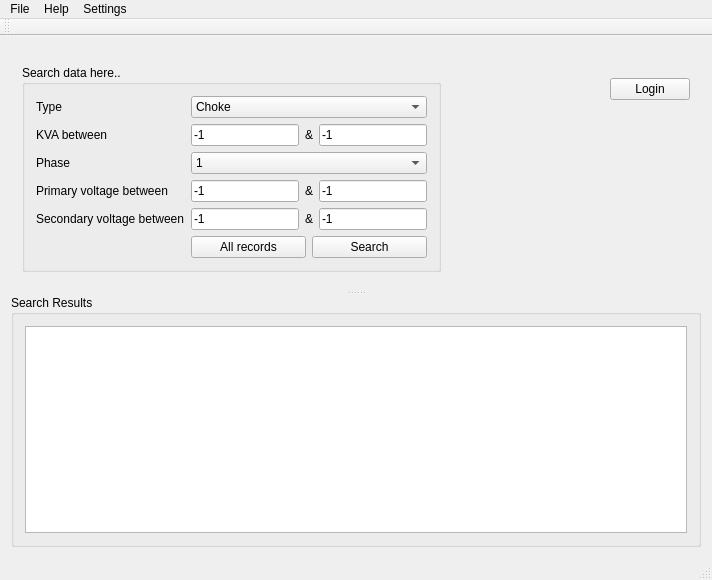
<?xml version="1.0" encoding="UTF-8"?>
<ui version="4.0">
 <class>MainWindow</class>
 <widget class="QMainWindow" name="MainWindow">
  <property name="geometry">
   <rect>
    <x>0</x>
    <y>0</y>
    <width>712</width>
    <height>580</height>
   </rect>
  </property>
  <property name="windowTitle">
   <string>Data Searcher</string>
  </property>
  <property name="windowIcon">
   <iconset resource="resources/icons.qrc">
    <normaloff>:/icons/icons/DataSearchicon.ico</normaloff>:/icons/icons/DataSearchicon.ico</iconset>
  </property>
  <widget class="QWidget" name="centralWidget">
   <layout class="QGridLayout" name="gridLayout_4">
    <item row="0" column="0">
     <widget class="QSplitter" name="splitter">
      <property name="orientation">
       <enum>Qt::Vertical</enum>
      </property>
      <widget class="QWidget" name="layoutWidget">
       <layout class="QGridLayout" name="gridLayout_2">
        <item row="0" column="0" rowspan="2">
         <widget class="QGroupBox" name="groupSearch">
          <property name="sizePolicy">
           <sizepolicy hsizetype="Fixed" vsizetype="Fixed">
            <horstretch>0</horstretch>
            <verstretch>0</verstretch>
           </sizepolicy>
          </property>
          <property name="title">
           <string>Search data here..</string>
          </property>
          <layout class="QGridLayout" name="gridLayout">
           <item row="2" column="0">
            <widget class="QLabel" name="label_3">
             <property name="text">
              <string>Phase</string>
             </property>
            </widget>
           </item>
           <item row="4" column="2" colspan="2">
            <layout class="QHBoxLayout" name="horizontalLayout_3">
             <item>
              <widget class="QLineEdit" name="edit_lSecV">
               <property name="text">
                <string>-1</string>
               </property>
              </widget>
             </item>
             <item>
              <widget class="QLabel" name="label_8">
               <property name="text">
                <string>&amp;</string>
               </property>
              </widget>
             </item>
             <item>
              <widget class="QLineEdit" name="edit_hSecV">
               <property name="text">
                <string>-1</string>
               </property>
              </widget>
             </item>
            </layout>
           </item>
           <item row="3" column="0">
            <widget class="QLabel" name="label_4">
             <property name="text">
              <string>Primary voltage between</string>
             </property>
            </widget>
           </item>
           <item row="0" column="0">
            <widget class="QLabel" name="label">
             <property name="text">
              <string>Type</string>
             </property>
            </widget>
           </item>
           <item row="3" column="2" colspan="2">
            <layout class="QHBoxLayout" name="horizontalLayout_2">
             <item>
              <widget class="QLineEdit" name="edit_lPrimV">
               <property name="text">
                <string>-1</string>
               </property>
              </widget>
             </item>
             <item>
              <widget class="QLabel" name="label_7">
               <property name="text">
                <string>&amp;</string>
               </property>
              </widget>
             </item>
             <item>
              <widget class="QLineEdit" name="edit_hPrimV">
               <property name="text">
                <string>-1</string>
               </property>
              </widget>
             </item>
            </layout>
           </item>
           <item row="4" column="0" colspan="2">
            <widget class="QLabel" name="label_5">
             <property name="text">
              <string>Secondary voltage between</string>
             </property>
            </widget>
           </item>
           <item row="6" column="3">
            <widget class="QPushButton" name="btnSearch">
             <property name="text">
              <string>Search</string>
             </property>
            </widget>
           </item>
           <item row="0" column="2" colspan="2">
            <widget class="QComboBox" name="combo_type">
             <item>
              <property name="text">
               <string>Choke</string>
              </property>
             </item>
             <item>
              <property name="text">
               <string>Transformer</string>
              </property>
             </item>
             <item>
              <property name="text">
               <string>Inductor</string>
              </property>
             </item>
            </widget>
           </item>
           <item row="1" column="2" colspan="2">
            <layout class="QHBoxLayout" name="horizontalLayout">
             <item>
              <widget class="QLineEdit" name="edit_lKVA">
               <property name="text">
                <string>-1</string>
               </property>
              </widget>
             </item>
             <item>
              <widget class="QLabel" name="label_6">
               <property name="text">
                <string>&amp;</string>
               </property>
              </widget>
             </item>
             <item>
              <widget class="QLineEdit" name="edit_hKVA">
               <property name="text">
                <string>-1</string>
               </property>
              </widget>
             </item>
            </layout>
           </item>
           <item row="1" column="0">
            <widget class="QLabel" name="label_2">
             <property name="text">
              <string>KVA between</string>
             </property>
            </widget>
           </item>
           <item row="2" column="2" colspan="2">
            <widget class="QComboBox" name="combo_phase">
             <item>
              <property name="text">
               <string>1</string>
              </property>
             </item>
             <item>
              <property name="text">
               <string>3</string>
              </property>
             </item>
            </widget>
           </item>
           <item row="6" column="2">
            <widget class="QPushButton" name="btnAllRecords">
             <property name="text">
              <string>All records</string>
             </property>
            </widget>
           </item>
           <item row="6" column="0">
            <spacer name="horizontalSpacer">
             <property name="orientation">
              <enum>Qt::Horizontal</enum>
             </property>
             <property name="sizeHint" stdset="0">
              <size>
               <width>40</width>
               <height>20</height>
              </size>
             </property>
            </spacer>
           </item>
          </layout>
         </widget>
        </item>
        <item row="0" column="1" colspan="2">
         <widget class="QLabel" name="label_9">
          <property name="text">
           <string/>
          </property>
          <property name="pixmap">
           <pixmap resource="resources/icons.qrc">:/icons/images/keltron.jpg</pixmap>
          </property>
         </widget>
        </item>
        <item row="1" column="1">
         <spacer name="horizontalSpacer_2">
          <property name="orientation">
           <enum>Qt::Horizontal</enum>
          </property>
          <property name="sizeHint" stdset="0">
           <size>
            <width>48</width>
            <height>178</height>
           </size>
          </property>
         </spacer>
        </item>
        <item row="1" column="2">
         <layout class="QFormLayout" name="formLayout">
          <property name="fieldGrowthPolicy">
           <enum>QFormLayout::AllNonFixedFieldsGrow</enum>
          </property>
          <item row="0" column="0">
           <widget class="QPushButton" name="btnLoginLogout">
            <property name="text">
             <string>Login</string>
            </property>
            <property name="checkable">
             <bool>false</bool>
            </property>
            <property name="checked">
             <bool>false</bool>
            </property>
           </widget>
          </item>
          <item row="1" column="0">
           <spacer name="verticalSpacer">
            <property name="orientation">
             <enum>Qt::Vertical</enum>
            </property>
            <property name="sizeHint" stdset="0">
             <size>
              <width>20</width>
              <height>88</height>
             </size>
            </property>
           </spacer>
          </item>
         </layout>
        </item>
       </layout>
      </widget>
      <widget class="QGroupBox" name="groupSearchResult">
       <property name="title">
        <string>Search Results</string>
       </property>
       <layout class="QGridLayout" name="gridLayout_3">
        <item row="0" column="0">
         <widget class="QTableView" name="searchTableView"/>
        </item>
       </layout>
      </widget>
     </widget>
    </item>
   </layout>
  </widget>
  <widget class="QMenuBar" name="menuBar">
   <property name="geometry">
    <rect>
     <x>0</x>
     <y>0</y>
     <width>712</width>
     <height>26</height>
    </rect>
   </property>
   <widget class="QMenu" name="menuFile">
    <property name="title">
     <string>File</string>
    </property>
    <addaction name="actionLoad"/>
   </widget>
   <widget class="QMenu" name="menuHelp">
    <property name="title">
     <string>Help</string>
    </property>
    <addaction name="actionAbout"/>
   </widget>
   <widget class="QMenu" name="menuSettings">
    <property name="title">
     <string>Settings</string>
    </property>
    <addaction name="actionConfiguration_Tool"/>
   </widget>
   <addaction name="menuFile"/>
   <addaction name="menuHelp"/>
   <addaction name="menuSettings"/>
  </widget>
  <widget class="QToolBar" name="mainToolBar">
   <attribute name="toolBarArea">
    <enum>TopToolBarArea</enum>
   </attribute>
   <attribute name="toolBarBreak">
    <bool>false</bool>
   </attribute>
  </widget>
  <widget class="QStatusBar" name="statusBar"/>
  <action name="actionLoad">
   <property name="text">
    <string>Load</string>
   </property>
  </action>
  <action name="actionAbout">
   <property name="text">
    <string>About</string>
   </property>
  </action>
  <action name="actionConfiguration_Tool">
   <property name="text">
    <string>Configuration Tool</string>
   </property>
  </action>
 </widget>
 <layoutdefault spacing="6" margin="11"/>
 <resources>
  <include location="resources/icons.qrc"/>
 </resources>
 <connections/>
</ui>
